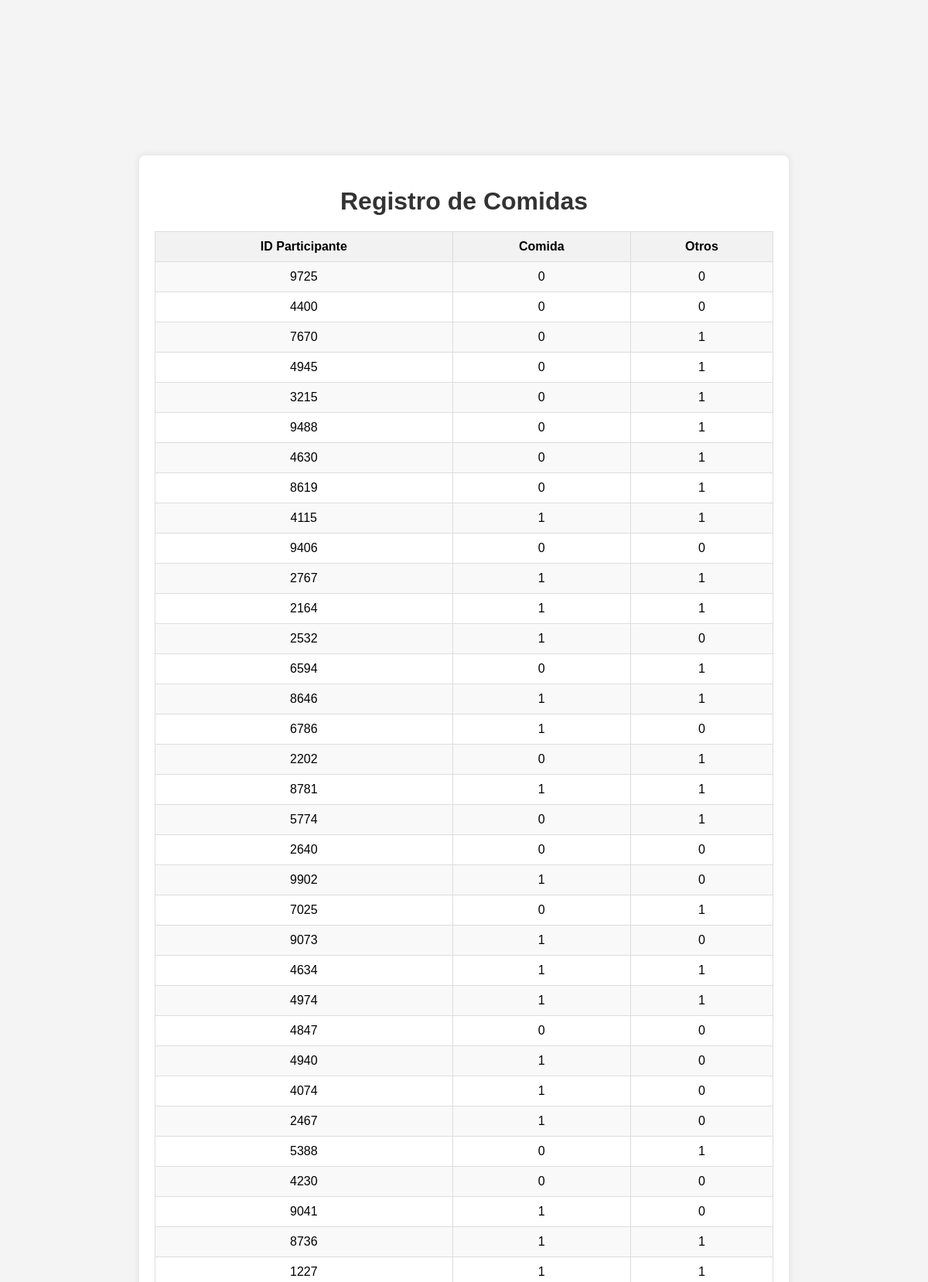
Page /add_food (upper part) on the committed database.
### tables this page shows
CREATE TABLE foods (
            id INTEGER PRIMARY KEY AUTOINCREMENT,
            user_id INTEGER,
            food_mark_type INTEGER,
            other_mark_type INTEGER,
            timestamp DATETIME DEFAULT CURRENT_TIMESTAMP
        );

### web-server.py (the view)
@app.route('/add_food', methods=['GET', 'POST'])
def add_food():
    if request.method == 'POST':
        user_id = request.form.get('user_id')
        food_mark_type = request.form.get('food_mark_type')
        other_mark_type = request.form.get('other_mark_type')
        if not user_id or not food_mark_type or not other_mark_type:
            return jsonify(message="Missing data. Please provide all fields."), 400
        try:
            conn = sqlite3.connect(DB_NAME)
            cursor = conn.cursor()
            cursor.execute("""
                SELECT food_mark_type, other_mark_type
                FROM foods
                WHERE user_id = ?
            """, (user_id,))
            current_values = cursor.fetchone()
            if current_values:
                current_food_mark_type, current_other_mark_type = current_values
                if current_food_mark_type == 1 or current_other_mark_type == 1:
                    return jsonify(message="Invalid data. Current food_mark_type or other_mark_type is 1."), 400
            cursor.execute("""
                UPDATE foods
                SET food_mark_type = ?, other_mark_type = ?
                WHERE user_id = ?;
            """, (food_mark_type, other_mark_type, user_id))
            conn.commit()
            conn.close()
            return jsonify(message="Food added successfully!"), 200
        except Exception as e:
            return jsonify(message=f"An error occurred: {str(e)}"), 500
    else:
        conn = sqlite3.connect('diciembre.db')
        cursor = conn.cursor()
        cursor.execute("""
            SELECT user_id, food_mark_type, other_mark_type
            FROM foods
            WHERE (user_id, timestamp) IN (
                SELECT user_id, MAX(timestamp)
                FROM foods
                GROUP BY user_id
            )""")
        foods = cursor.fetchall()
        conn.close()
        return render_template('add_food.html', foods=foods)

### templates/add_food.html (shortened to what this page needs)
<!DOCTYPE html>
<html lang="es-mx">
<head>
</head>
<body>
    <div class="container">
        <h1>Registro de Comidas</h1>
        <table>
            <tr>
                <th>ID Participante</th>
                <th>Comida</th>
                <th>Otros</th>
            </tr>
            {% for food in foods %}
            <tr>
                <td>{{ food[0] }}</td>
                <td>{{ food[1] }}</td>
                <td>{{ food[2] }}</td>
            </tr>
            {% endfor %}
        </table>
    </div>
</body>
</html>

### templates/add_food.html (style rules this page uses)
body { font-family: Arial, sans-serif; background-color: #f4f4f4; margin: 0; padding: 0; display: flex; justify-content: center; align-items: center; height: 100vh; }
.container { background-color: #fff; padding: 20px; box-shadow: 0 0 10px rgba(0, 0, 0, 0.1); border-radius: 8px; max-width: 800px; width: 100%; overflow-y: auto; max-height: 90vh; }
h1 { text-align: center; color: #333; margin-bottom: 20px; }
table { width: 100%; border-collapse: collapse; }
th, td { padding: 10px; text-align: center; border: 1px solid #ddd; }
th { background-color: #f2f2f2; }
tr:nth-child(even) { background-color: #f9f9f9; }

### rows in the picture
foods: user "9725", food_mark_type "0", other_mark_type "0"
foods: user "4400", food_mark_type "0", other_mark_type "0"
foods: user "7670", food_mark_type "0", other_mark_type "1"
foods: user "4945", food_mark_type "0", other_mark_type "1"
foods: user "3215", food_mark_type "0", other_mark_type "1"
foods: user "9488", food_mark_type "0", other_mark_type "1"
foods: user "4630", food_mark_type "0", other_mark_type "1"
foods: user "8619", food_mark_type "0", other_mark_type "1"
foods: user "4115", food_mark_type "1", other_mark_type "1"
foods: user "9406", food_mark_type "0", other_mark_type "0"
foods: user "2767", food_mark_type "1", other_mark_type "1"
foods: user "2164", food_mark_type "1", other_mark_type "1"
foods: user "2532", food_mark_type "1", other_mark_type "0"
foods: user "6594", food_mark_type "0", other_mark_type "1"
foods: user "8646", food_mark_type "1", other_mark_type "1"
foods: user "6786", food_mark_type "1", other_mark_type "0"
foods: user "2202", food_mark_type "0", other_mark_type "1"
foods: user "8781", food_mark_type "1", other_mark_type "1"
foods: user "5774", food_mark_type "0", other_mark_type "1"
foods: user "2640", food_mark_type "0", other_mark_type "0"
foods: user "9902", food_mark_type "1", other_mark_type "0"
foods: user "7025", food_mark_type "0", other_mark_type "1"
foods: user "9073", food_mark_type "1", other_mark_type "0"
foods: user "4634", food_mark_type "1", other_mark_type "1"
foods: user "4974", food_mark_type "1", other_mark_type "1"
foods: user "4847", food_mark_type "0", other_mark_type "0"
foods: user "4940", food_mark_type "1", other_mark_type "0"
foods: user "4074", food_mark_type "1", other_mark_type "0"
foods: user "2467", food_mark_type "1", other_mark_type "0"
foods: user "5388", food_mark_type "0", other_mark_type "1"
foods: user "4230", food_mark_type "0", other_mark_type "0"
foods: user "9041", food_mark_type "1", other_mark_type "0"
foods: user "8736", food_mark_type "1", other_mark_type "1"
foods: user "1227", food_mark_type "1", other_mark_type "1"
